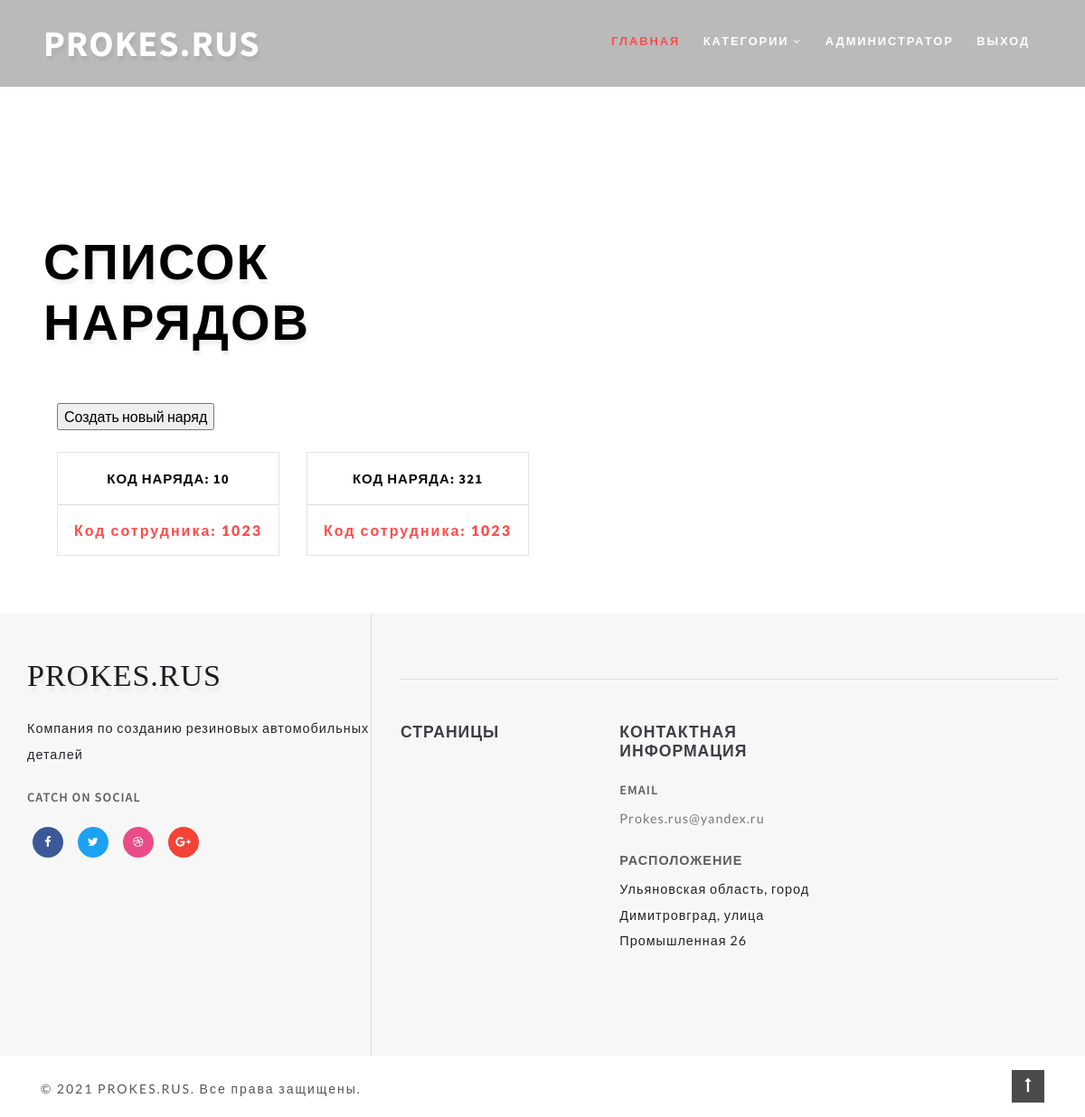
Before: /nariad_list/ (signed in) with the older database file.
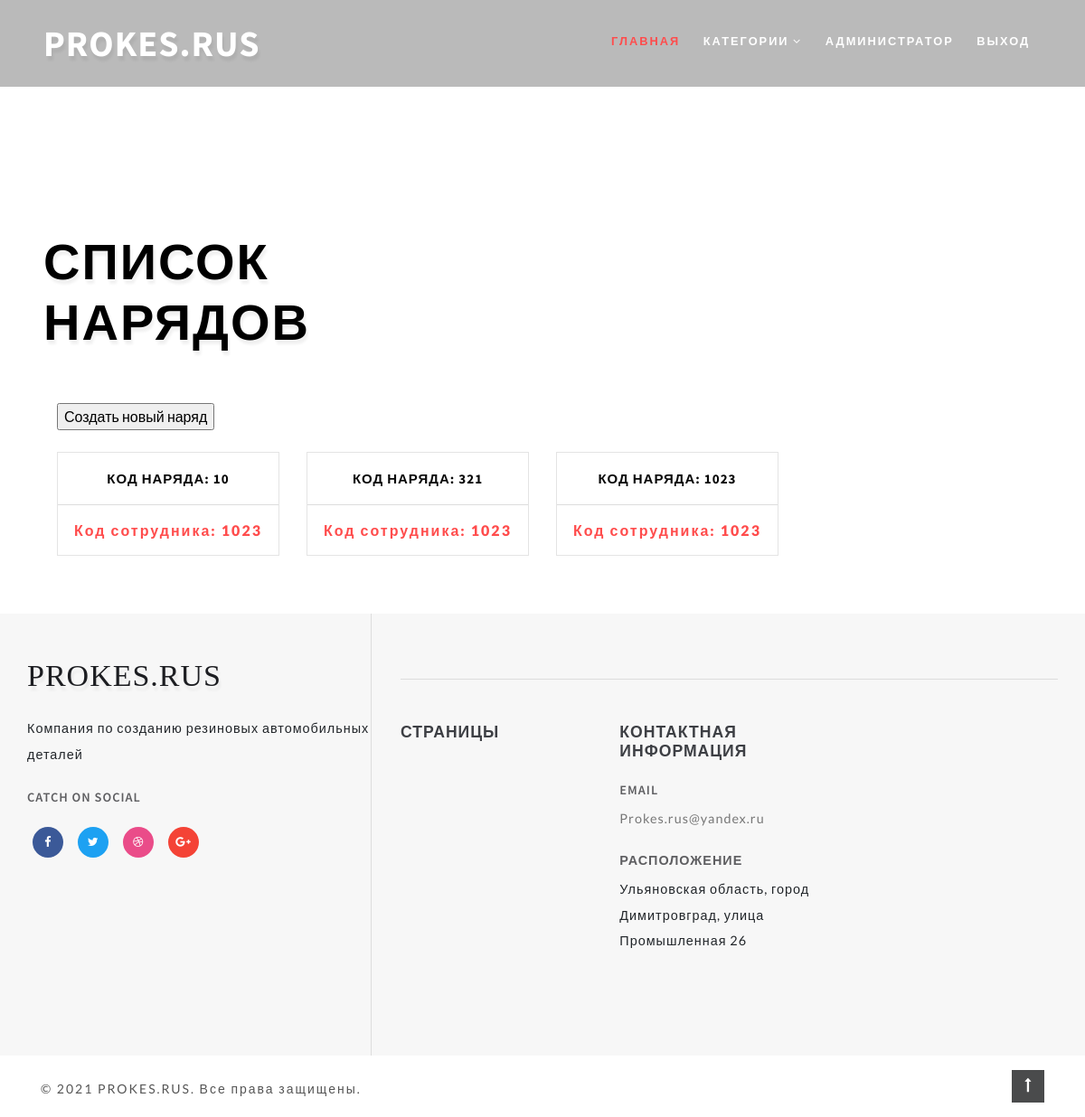
After: the same page with the newer database file.
### prokes/models.py (models this page shows, shortened)
class Nariad(models.Model):
    code = models.IntegerField('Номер наряда', unique=True)
    worker_code = models.ForeignKey(Workers, verbose_name='Код сотрудника', on_delete=models.PROTECT)
    goods_code = models.ForeignKey(Goods, verbose_name='Код изделия', on_delete=models.PROTECT)
    material_code = models.ForeignKey(Materials, verbose_name='Код смеси', on_delete=models.PROTECT)
    value = models.IntegerField('Количество')
    date = models.DateField('Дата')
    consumption = models.IntegerField('Расход смеси')
    class Meta:
        verbose_name = "Наряд"
        verbose_name_plural = 'Наряды'

class Workers(models.Model):
    code = models.IntegerField('Код сотрудника', unique=True)
    name = models.CharField('ФИО', max_length=100)
    email = models.EmailField('Email', blank=True)
    phone_number = models.CharField('Номер телефона', max_length=11, default='+7')
    birthday = models.DateField('Дата рождения')
    category = models.CharField('Категория', max_length=50)
    salary = models.PositiveIntegerField('Оклад', help_text='Вводить в рублях')
    fired = models.BooleanField("Уволен", default=False)
    def __str__(self):
        return str(self.code)
    class Meta:
        verbose_name = 'Сотрудник'
        verbose_name_plural = 'Сотрудники'

### prokes/views.py (the view)
# urls.py: path("nariad_list/", views.NariadListView.as_view(), name="nariad_list"),
class NariadListView(ListView):
    model = Nariad
    queryset = Nariad.objects.all()
    template_name = "nariad/nariad_list.html"

### templates/nariad/nariad_list.html (shortened to what this page needs)
{% extends 'nariad/base.html' %}
{% block header_title %} Список нарядов {% endblock header_title %}
{% block nariad %}
    <div class="left-ads-display col-lg-9">
            <input type="button" onclick='location.href="{% url "nariad_create" %}"' value="Создать новый наряд">
        <div class="row">
            {% for nariad in nariad_list %}
                <div class="col-md-4 product-men">
                    <div class="product-shoe-info editContent text-center mt-lg-4" >
                        <div class="item-info-product">
                            <h4 class="">
                                <a href="{{ nariad.code }}" class="editContent" >
                                    Код наряда: {{ nariad.code }}
                                </a>
                            </h4>
                            <div class="product_price">
                                <div class="grid-price">
                                    <a href="{{ nariad.code }}">
                                        <span class="money editContent" >
                                            Код сотрудника: {{ nariad.worker_code }}
                                        </span>
                                    </a>
                                </div>
                            </div>
                        </div>
                    </div>
                </div>
            {% endfor %}
        </div>
    </div>
{% endblock nariad %}

### templates/nariad/base.html (shortened to what this page needs)
{% extends 'base.html' %}
{% block content %}
    {% if user.is_authenticated %}
        <section class="ab-info-main py-md-5 py-4 editContent" style="padding-left: 3rem; padding-right: 3rem;">
            <div class="container-fluid py-md-3">
                <div class="row">
                    {% block nariad %}
                    {% endblock nariad %}
                </div>
            </div>
        </section>
    {% else %}
        <h3 align="center">Для просмотра информации пожалуйста <a href="{% url 'account_login' %}" style=" font-weight: 700; text-transform: uppercase;">
            авторизируйтесь</a></h3>
    {% endif %}
{% endblock content %}

### templates/base.html (shortened to what this page needs)
<!DOCTYPE html>
{% load static %}
<html lang="ru">
<head>
    <link rel="stylesheet" href="{% static 'css/bootstrap.css' %}">
    <link rel="stylesheet" href="{% static 'css/style.css' %}" type="text/css" media="all">
    <link href="{% static 'css/font-awesome.css' %}" rel="stylesheet">
</head>
<body>
<div id="page" class="page">
        <header class="header">
            <div class="container-fluid px-lg-5">
                <nav class="py-4">
                    <div id="logo">
                        <h1> <a href="{% url "main" %}" class="editContent" style="outline: none; outline-offset: -2px;
                             color: rgb(255, 255, 255); font-size: 40px;
                              background-color: rgba(0, 0, 0, 0); font-family: &quot;Source Sans Pro&quot;
                              , sans-serif;">PROKES.RUS</a></h1>
                    </div>
                    <ul class="menu mt-2">
                        <li class="active"><a href="{% url "main" %}">Главная</a></li>
                        <li>
                            <a href="#">Категории <span class="fa fa-angle-down" aria-hidden="true"></span></a>
                        </li>
                    <li><a href="{% url 'admin:index' %}" style="color: rgb(255, 255, 255); font-weight: 700; text-transform: uppercase;">Администратор</a></li>
                    {% if user.is_authenticated %}
                        <li><a href="{% url 'account_logout' %}" style="color: rgb(255, 255, 255); font-weight: 700; text-transform: uppercase;">Выход</a></li>
                        {% else %}
                        <li><a href="{% url 'account_login' %}" style="color: rgb(255, 255, 255); font-weight: 700; text-transform: uppercase;">Вход</a></li>
                    {% endif %}
                    </ul>
                </nav>
            </div>
        </header>
        <div class="banner-info">
            <h3 class="mb-4 editContent" style="cursor: default; color: black">
            {% if user.is_authenticated %}
                {% block header_title %} {% endblock %}
            {% else %}
                Вы не авторизированы!
            {% endif %}
            </h3>
        </div>
    </div>
    {% block content %}
    {% endblock content %}
    {% include 'include/footer.html' %}
</body>
</html>

### templates/include/footer.html (shortened to what this page needs)
<footer class="editContent">
    <div class="container">
        <div class="row footer-top">
            <div class="col-lg-4 footer-grid_section_w3layouts">
                <h2 class="logo-2 mb-lg-4 mb-4">
                    <a href="{% url "customer_list" %}" class="editContent">
                        <span class="fa" aria-hidden="true" >
                            PROKES.RUS
                        </span>
                    </a>
                </h2>
                <p class="editContent" >
                    Компания по созданию резиновых автомобильных деталей
                </p>
                <h4 class="sub-con-fo ad-info my-4 editContent" >Catch on Social</h4>
                <ul class="w3layouts_social_list media-soc list-unstyled">
                    <li>
                        <a href="#" class="w3pvt_facebook editContent" >
                            <span class="fa fa-facebook-f" ></span>
                        </a>
                    </li>
                    <li>
                        <a href="#" class="w3pvt_twitter editContent" >
                            <span class="fa fa-twitter" ></span>
                        </a>
                    </li>
                    <li>
                        <a href="#" class="w3pvt_dribble editContent" >
                            <span class="fa fa-dribbble" ></span>
                        </a>
                    </li>
                    <li>
                        <a href="#" class="w3pvt_google editContent" >
                            <span class="fa fa-google-plus" ></span>
                        </a>
                    </li>
                </ul>
            </div>
            <div class="col-lg-8 footer-right">
                <div class="row mt-lg-4 bottom-w3layouts-sec-nav mx-0">
                    <div class="col-md-4 footer-grid_section_w3layouts">
                        <div class="agileinfo_social_icons">
                            <h3 class="footer-title text-uppercase editContent mb-lg-4 mb-3" >Страницы</h3>
                        </div>
                    </div>
                    <div class="col-md-4 footer-grid_section_w3layouts my-md-0 my-5">
                        <h3 class="footer-title text-uppercase text-wh mb-lg-4 mb-3 editContent" >Контактная информация</h3>
                        <div class="contact-info">
                            <div class="footer-address-inf my-4">
                                <h4 class="ad-info mb-2 editContent" >Email </h4>
                                <p class="editContent" ><a href="mailto:Prokes.rus@yandex.ru">Prokes.rus@yandex.ru</a></p>
                            </div>
                            <div class="footer-address-inf">
                                <h4 class="ad-info mb-2 editContent" >Расположение</h4>
                                <p class="editContent" >Ульяновская область, город Димитровград, улица Промышленная 26</p>
                            </div>
                        </div>
                    </div>
                </div>
            </div>
        </div>
    </div>
</footer>
<div class="cpy-right py-3">
    <div class="container">
        <div class="row">
            <p class="col-md-10 text-left">© 2021 PROKES.RUS. Все права защищены.
            </p>
            <a href="#home" class="move-top text-right col-md-2"><span class="fa fa-long-arrow-up" aria-hidden="true" ></span></a>
        </div>
    </div>
</div>

### static/css/style.css (style rules this page uses)
html, body { margin: 0; font-size: 100%; background: #fff; font-family: 'Lato', sans-serif; scroll-behavior: smooth; }
body a { text-decoration: none; transition: 0.5s all; -webkit-transition: 0.5s all; -moz-transition: 0.5s all; -o-transition: 0.5s all; -ms-transition: 0.5s all; }
input[type="button"], input[type="submit"], input[type="text"], input[type="email"], input[type="search"] { transition: 0.5s all; -webkit-transition: 0.5s all; -moz-transition: 0.5s all; -o-transition: 0.5s all; -ms-transition: 0.5s all; font-family: 'Source Sans Pro', sans-serif; }
h1, h2, h3, h4, h5, h6 { margin: 0; letter-spacing: 1px; font-weight: 600; font-family: 'Source Sans Pro', sans-serif; }
p { font-size: 0.9em; line-height: 2em; letter-spacing: 1px; }
ul { margin: 0; padding: 0; }
header { position: absolute; z-index: 9; width: 100%; background-color: #00000045; }
nav { margin: 0; padding: 0; }
#logo a { float: left; display: initial; margin: 0; letter-spacing: 1px; color: #fff; font-size: 1em; font-weight: 700; text-shadow: 2px 5px 3px rgba(0, 0, 0, 0.06); font-family: 'Source Sans Pro', sans-serif; }
nav:after { content: ""; display: table; clear: both; }
nav ul { float: right; padding: 0; margin: 0; list-style: none; position: relative; }
nav ul li { display: inline-block; float: left; }
.menu li a { font-weight: 700; font-size: 0.8em; letter-spacing: 2px; padding-left: 0; padding-right: 0; padding: 10px 0; margin: 0px 1em; color: #fff; text-transform: uppercase; -webkit-transition: 0.5s all ease; -moz-transition: 0.5s all ease; -o-transition: 0.5s all ease; -ms-transition: 0.5s all ease; }
.menu li.active a { color: #ff4c4c !important; }
li > a:only-child:after { content: ''; }
.banner-info { padding: 16em 0 0em 3em; width: 32%; }
.banner-info h3 { font-size: 3.5em; letter-spacing: 2px; color: #fff; text-transform: uppercase; text-shadow: 2px 5px 3px rgba(0, 0, 0, 0.06); }
.product-shoe-info { padding: 0 0 15px 0; border: 1px solid #e4e4e4; }
.item-info-product h4 a { color: #080808; font-size: 15px; letter-spacing: 1px; text-transform: uppercase; font-weight: 700; }
span.money { font-size: 1em; font-weight: 800; color: #ff4c4c; letter-spacing: 2px; }
.product_price { margin: 1em 0 0 0; padding: 1em 0 0 0; border-top: 1px solid #ddd; }
.item-info-product h4 { margin-top: 0.5em; }
footer { background: #f7f7f7; }
h3.footer-title { font-size: 1.1em; font-weight: 600; letter-spacing: 1px; color: #3d3f44; }
footer p { font-size: 0.9em; }
.bottom-w3layouts-sec-nav { border-top: 1px solid #ddd; }
h2.logo-2 a { font-weight: 700; font-size: 34px; color: #1c1d21; text-shadow: 2px 5px 3px rgba(0, 0, 0, 0.06); letter-spacing: 1px; }
.w3layouts_social_list li { display: inline-block; }
.w3layouts_social_list li a { width: 34px; height: 34px; text-align: center; display: inline-block; font-size: 13px; border-radius: 50%; margin: 0 0.5em; }
.w3layouts_social_list li a span { color: #fff; line-height: 34px; }
a.w3pvt_facebook { background: #3b5998; }
a.w3pvt_twitter { background: #1da1f2; }
a.w3pvt_dribble { background: #ea4c89; }
a.w3pvt_google { background: #F44336; }
.contact-info h4, h4.sub-con-fo { font-size: 0.9em; letter-spacing: 1px; color: #5e5e61; font-weight: 600; text-transform: uppercase; }
.footer-grid_section_w3layouts li a { color: #727377; font-size: 0.8em; letter-spacing: 1px; display: block; margin: 1em 0; }
ul.w3layouts_social_list.media-soc li a { display: inline-block; margin: 0em 0.5em; }
.footer-right { border-left: 1px solid #ddd; padding: 3em 0em 3em 2em; }
.footer-grid_section_w3layouts { padding: 3em 0; }
.contact-info a { color: #777; }
.cpy-right { display: flex; }
.cpy-right p { letter-spacing: 2px; font-size: 14px; margin-bottom: 0; margin-top: 0.5em; color: #555; }
a.move-top span { color: #fff; width: 36px; height: 36px; text-align: center; border: none; line-height: 2em; background: #4a4b4c; }
@media (max-width: 1366px) { .banner-info { padding: 16em 0 0em 3em; width: 38%; } }

Changed rows visible on the page:
added Nariad: code "1023", worker_code "1023"
